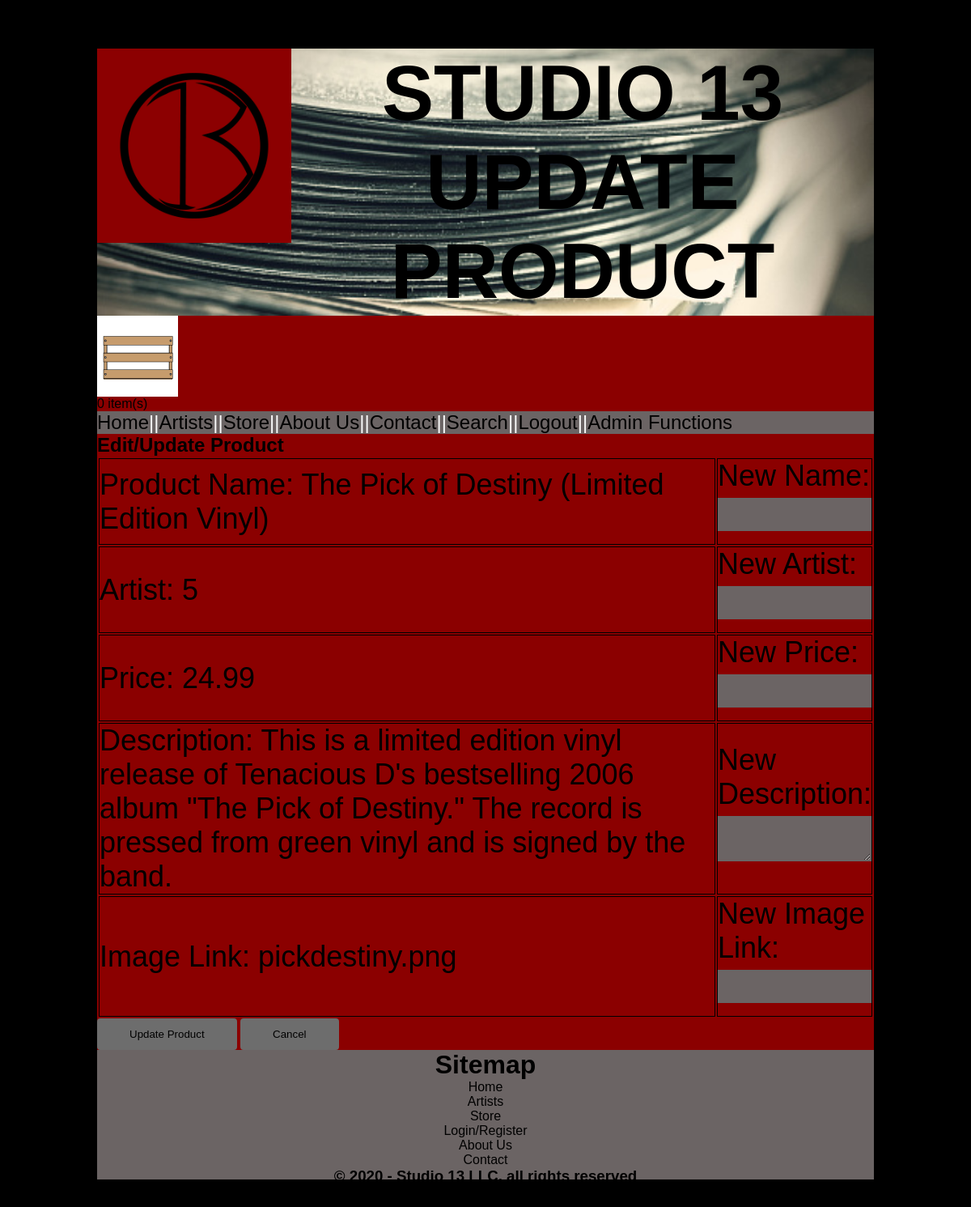
The app's page /edit_product.php?product_id=2 (signed in) with its own data.
### tables this page shows
CREATE TABLE `products` (
  `product_id` int(11) NOT NULL,
  `product_name` varchar(255) NOT NULL,
  `artist_id` int(11) NOT NULL,
  `product_price` float NOT NULL,
  `product_description` text NOT NULL,
  `product_image_link` varchar(255) NOT NULL COMMENT 'Points to image stored in www/images folder'
);

### edit_product.php (the view, shortened to what this page needs)
<?php
include_once ('includes/header.php');
include_once ('includes/db_connection.php');
$product_id = filter_input(INPUT_GET, 'product_id', FILTER_SANITIZE_NUMBER_INT);
$query_str = "SELECT * FROM products WHERE product_id='$product_id'";
$query = @$conn->query($query_str);
if (!$row = $query->fetch_assoc()) {
    $conn->close();
    require 'includes/footer.php';
    die("Product not found.");
}
?>
<h2>Edit/Update Product</h2>
<form action="update_product_process.php?product_id=<?php echo $row['product_id']?>" method="post">
    <table>
        <tr>
            <td>Product Name: <?php echo $row['product_name'] ?> </td>
            <td>New Name: <input name="product_name" type="text" size="100" required/></td>
        </tr>
        <tr>
            <td>Artist: <?php echo $row['artist_id'] ?></td>
            <td>New Artist: <input name="artist_id" type="number" required/></td>
        </tr>
        <tr>
            <td>Price: <?php echo $row['product_price'] ?></td>
            <td>New Price: <input name="product_price" type="number" step="0.01" required/></td>
        </tr>
        <tr>
            <td>Description: <?php echo $row['product_description'] ?></td>
            <td>New Description: <textarea name="product_description"></textarea></td>
        </tr>
        <tr>
            <td>Image Link: <?php echo $row['product_image_link'] ?></td>
            <td>New Image Link: <input name="product_image_link" type="text" size="100" required/></td>
        </tr>
    </table>
    <div class="add_submit_button">
        <input type="submit" value="Update Product" />
        <input type="button" value="Cancel" onclick="window.location.href='shopping.php'"/>
    </div>
</form>
<?php
include 'includes/footer.php'
?>

### www/css/styles.css (style rules this page uses)
* { margin: 0; padding: 0; box-sizing: border-box; font-family: Arial; text-decoration: none; color: black; }
body { background-color: black; }
table.product_details, th, td { width: 100%; border: 1px solid black; font: 36px Arial, Sans-serif; margin: 5px 0; }
input[type=text], input[type=number], input[type=password], select, textarea { width: 100%; padding: 12px; border: 1px solid #666666; box-sizing: border-box; margin-top: 6px; margin-bottom: 16px; resize: vertical; background-color: #6B6464; }
input[type=button], input[type=submit] { background-color: #6D6D6D; color: black; padding: 12px 40px; border: none; border-radius: 4px; cursor: pointer; }

### records on screen
products: product_name "The Pick of Destiny (Limited Edition Vinyl)", artist "5", product_price "24.99", product_description "This is a limited edition vinyl release of Tenacious D's bestselling 2006 album \"The Pick of Destiny.\" The record is pressed from green vinyl and is signed by the band.", product_image_link "pickdestiny.png"

### other values on screen
$pageTitle "UPDATE PRODUCT"
$count "0"
